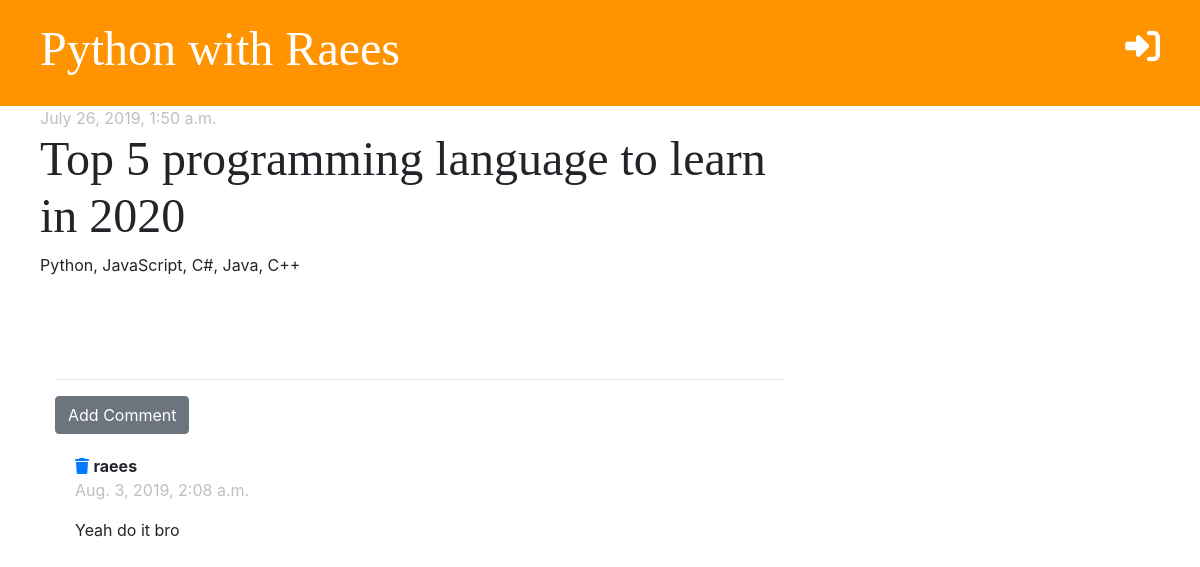
The app's page /post/2/ with its own data.
### blog/models.py (models this page shows, shortened)
class Post(models.Model):
    author         = models.ForeignKey('auth.User', on_delete=models.CASCADE)
    title          = models.CharField(max_length=200)
    body           = models.TextField()
    created_date   = models.DateTimeField(default=timezone.now)
    published_date = models.DateTimeField(blank=True, null=True)

class Comment(models.Model):
    post         = models.ForeignKey('blog.Post', on_delete=models.CASCADE, related_name='comments')
    author       = models.CharField(max_length=200)
    text         = models.TextField()
    created_date = models.DateTimeField(default=timezone.now)

### blog/views.py (the view)
# urls.py: path('post/<int:pk>/', views.post_detail, name='post_detail'),
def post_detail(request, pk):
    post = get_object_or_404(Post, pk=pk)
    stuff_for_frontend = {'post': post}
    return render(request, 'blog/post_detail.html', stuff_for_frontend)

### blog/templates/blog/post_detail.html (shortened to what this page needs)
{% extends 'blog/base.html' %}
{% block content %}
    <div class="row">
        <div class="post">
            {% if post.published_date %}
                <div class="date">
                    {{ post.published_date }}
                </div>
            {% else %}
                <a href="{% url 'post_publish' pk=post.pk %}"><i class="fas fa-upload fa-2x"></i></a>
            {% endif %}
            <h2>{{ post.title }}</h2>
            <p>{{ post.body|linebreaksbr }}</p>
        </div>
    </div>
    <hr>
    <a href="{% url 'add_comment_to_post' pk=post.pk %}" class="btn btn-secondary">Add Comment</a><br>
    {% for comment in post.comments.all %}
        <div class="comment">
            <a href="{% url 'comment_remove' pk=comment.pk %}"><i class="fas fa-trash"></i></a>
            <strong>{{ comment.author }}</strong>
            <div class="date">
                <p class="date">{{ comment.created_date }}</p>
            </div>
            <p>{{ comment.text }}</p>
            <br><br>
        </div>
    {% empty %}
        <p>No Comments Yet....</p>
    {% endfor %}
{% endblock %}

### blog/static/css/blog.css (style rules this page uses)
h1, h2, h3, h4 { font-family: 'Permanent Marker', cursive; font-size: 48px; }
.date { color: #82828282; }
.post { margin-bottom: 70px; }
.comment { margin: 20px 0px 20px 20px; }

### records on screen
Post: published_date "July 26, 2019, 1:50 a.m.", title "Top 5 programming language to learn in 2020", body "Python, JavaScript, C#, Java, C++"
Comment: author "raees", created_date "Aug. 3, 2019, 2:08 a.m.", text "Yeah do it bro"
